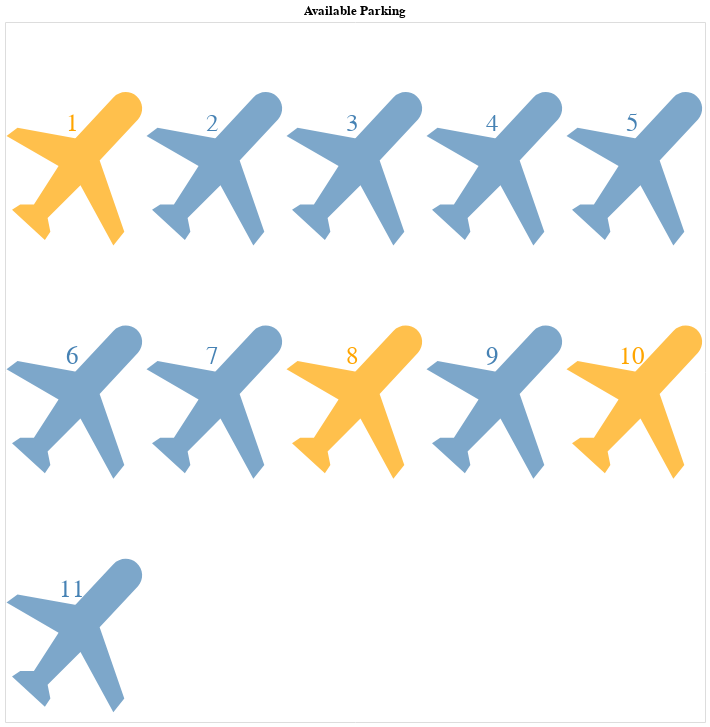

This figure's notebook cell:
### Code cell
data = pd.DataFrame.from_records([
      {"id": 1, "occupied": 1},
      {"id": 2, "occupied": 0},
      {"id": 3, "occupied": 0},
      {"id": 4, "occupied": 0},
      {"id": 5, "occupied": 0},
      {"id": 6, "occupied": 0},
      {"id": 7, "occupied": 0},
      {"id": 8, "occupied": 1},
      {"id": 9, "occupied": 0},
      {"id": 10, "occupied": 1},
      {"id": 11, "occupied": 0},
    
])

person = (
    "m 0 0 l 14 -15 a 5 5 0 0 1 9 8 l -14 15 l 9 26 l -4 5 l -12 -22 l -12 12 l 1 5 l -2 3 l -12 -11 l 3 -2 l 5 0 l 9 -14 l -19 -11 l 4 -3 l 22 4"
)

bars = alt.Chart(data).transform_calculate(
    row="ceil(datum.id/5)"
).transform_calculate(
    col="datum.id - datum.row*5"
).mark_point(
    filled=True,
    size=30,
).encode(
    x=alt.X("col:O", axis=None),
    y=alt.Y("row:O", axis=None),
    shape=alt.ShapeValue(person),
    color = alt.condition(
        alt.datum.occupied == 1,
        alt.value('orange'),
        alt.value('steelblue'),
    ),
).properties(
    width=700,
    height=700,
    title="Available Parking"
)

text = bars.mark_text(
    align='center',
    baseline='middle',
    fontSize=25,
    dx=-3,
    dy=-16  # Nudges text to right so it doesn't appear on top of the bar
).encode(
    text='id:Q'
)

text1 = alt.Chart(pd.DataFrame([{}])).encode().properties(title="love")
text1
bars+text

### Figure 1 — Vega-Lite specification as saved in the notebook (floating-point values rounded to 4 significant figures)
{"config": {"view": {"continuousWidth": 400, "continuousHeight": 300}}, "layer": [{"mark": {"type": "point", "filled": true, "size": 30}, "encoding": {"color": {"condition": {"value": "orange", "test": "(datum.occupied === 1)"}, "value": "steelblue"}, "shape": {"value": "m 0 0 l 14 -15 a 5 5 0 0 1 9 8 l -14 15 l 9 26 l -4 5 l -12 -22 l -12 12 l 1 5 l -2 3 l -12 -11 l 3 -2 l 5 0 l 9 -14 l -19 -11 l 4 -3 l 22 4"}, "x": {"type": "ordinal", "axis": null, "field": "col"}, "y": {"type": "ordinal", "axis": null, "field": "row"}}, "height": 700, "title": "Available Parking", "transform": [{"calculate": "ceil(datum.id/5)", "as": "row"}, {"calculate": "datum.id - datum.row*5", "as": "col"}], "width": 700}, {"mark": {"type": "text", "align": "center", "baseline": "middle", "dx": -3, "dy": -16, "fontSize": 25}, "encoding": {"color": {"condition": {"value": "orange", "test": "(datum.occupied === 1)"}, "value": "steelblue"}, "shape": {"value": "m 0 0 l 14 -15 a 5 5 0 0 1 9 8 l -14 15 l 9 26 l -4 5 l -12 -22 l -12 12 l 1 5 l -2 3 l -12 -11 l 3 -2 l 5 0 l 9 -14 l -19 -11 l 4 -3 l 22 4"}, "text": {"type": "quantitative", "field": "id"}, "x": {"type": "ordinal", "axis": null, "field": "col"}, "y": {"type": "ordinal", "axis": null, "field": "row"}}, "height": 700, "title": "Available Parking", "transform": [{"calculate": "ceil(datum.id/5)", "as": "row"}, {"calculate": "datum.id - datum.row*5", "as": "col"}], "width": 700}], "data": {"name": "data-f3d6d8fb075e15eab9fa4db99a63e57c"}, "$schema": "https://vega.github.io/schema/vega-lite/v4.0.2.json", "datasets": {"data-f3d6d8fb075e15eab9fa4db99a63e57c": [{"id": 1, "occupied": 1}, {"id": 2, "occupied": 0}, {"id": 3, "occupied": 0}, {"id": 4, "occupied": 0}, {"id": 5, "occupied": 0}, {"id": 6, "occupied": 0}, {"id": 7, "occupied": 0}, {"id": 8, "occupied": 1}, {"id": 9, "occupied": 0}, {"id": 10, "occupied": 1}, {"id": 11, "occupied": 0}]}}
